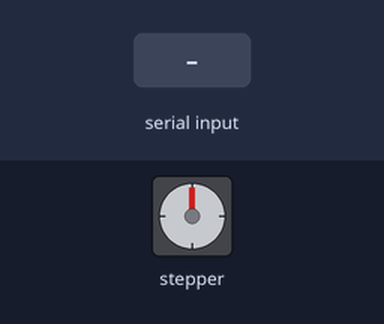
A sketch run on a simulated Arduino Uno, built with avr-gcc and run on an emulated ATmega328P. Shown: stepper motor. Wiring (inferred from the names in the program): stepper motor (12 steps per turn assumed): coils pin 8, pin 9, pin 10, pin 11. The inputs (shaded band) are chosen by the test bench.

Above: at 1.2 s.
1.3 s: "90,45\n" received over Serial
At 1.45 s:
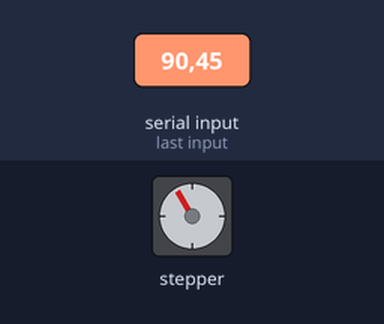
At 9.6 s:
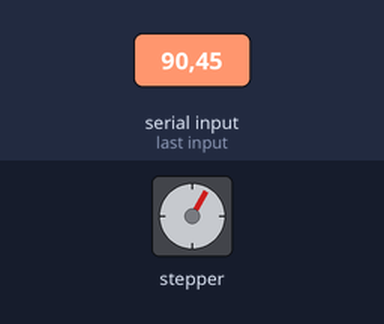
Timing chart, 0 to 10.3 s (numbered marks = the images above; inputs shaded):
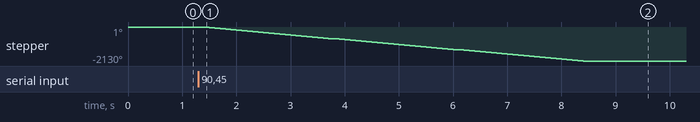

Measured:
- after the input at 1.3 s, stepper: turns 2130° counter-clockwise in 7.0 s, starting after 0.10 s

The sketch:

Stepper_Code_COM_Py.ino
```cpp
int motorPins[] = {8, 9, 10, 11};
int idx = 0;
int count2 = 0;
int delayTime = 100;
int val = 0;
int k = 0;
byte j= 0;

//COM Variables
char data = "";
String message = "";
int number;

void setup() {
  for (idx = 0; idx < 4; idx++) {
    pinMode(motorPins[idx], OUTPUT); //Definição de todos os pinos para o motor como OUTPUT
  }
  Serial.begin(115200);
}


void moveRequested(int steps) {//Function to move desired steps(moves 30 degrees/step)

if(steps>0){
  for(int t= 0; t<steps; t++){
  j=0b00010000;

  //count2 = 16; //Definir binário 0b00001111
  while(j>1){
  j>>=1; //Definir binário 0b00000111

  for (idx = 3; idx >= 0; idx--) {
    digitalWrite(motorPins[idx], j>>idx&0x01);
  }
  delay(delayTime);
 }
 }
}
else if(steps<0){
for(int t= 0; t>steps; t--){
  j=0b00010000;

  //count2 = 16; //Definir binário 0b00001111
  while(j>1){
  j>>=1; //Definir binário 0b00000111

  for (idx = 3; idx >= 0; idx--) {
    digitalWrite(motorPins[3 - idx], j>>idx&0x01);
  }
  delay(delayTime);
 }
 }
}
  }


void loop() {
while (Serial.available() == 0) {} //Locks program while there is no comunication

if(Serial.available() > 0) {
    message="";
    data = Serial.read();
    char str[2];
    str[0] = data;
    str[1] = '\0';


message = str;

number = message.toInt();


moveRequested(number);


}

}
```
